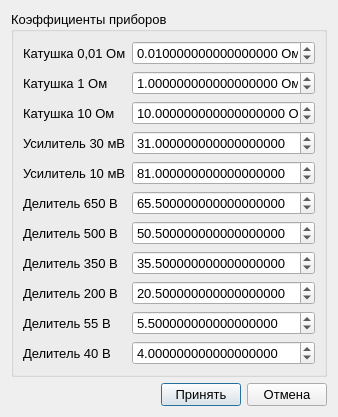
<?xml version="1.0" encoding="UTF-8"?>
<ui version="4.0">
 <class>shared_measure_parameters</class>
 <widget class="QDialog" name="shared_measure_parameters">
  <property name="geometry">
   <rect>
    <x>0</x>
    <y>0</y>
    <width>338</width>
    <height>388</height>
   </rect>
  </property>
  <property name="font">
   <font>
    <pointsize>10</pointsize>
   </font>
  </property>
  <property name="windowTitle">
   <string>Общие параметры для всех измерений</string>
  </property>
  <property name="windowIcon">
   <iconset resource="../resources/icons.qrc">
    <normaloff>:/icons/icons/settings.png</normaloff>:/icons/icons/settings.png</iconset>
  </property>
  <layout class="QVBoxLayout" name="verticalLayout">
   <item>
    <widget class="QGroupBox" name="groupBox">
     <property name="title">
      <string>Коэффициенты приборов</string>
     </property>
     <layout class="QGridLayout" name="gridLayout">
      <item row="9" column="0">
       <widget class="QLabel" name="label_10">
        <property name="text">
         <string>Делитель 55 В</string>
        </property>
       </widget>
      </item>
      <item row="3" column="1">
       <widget class="QDoubleSpinBox" name="mul_30_spinbox">
        <property name="sizePolicy">
         <sizepolicy hsizetype="Expanding" vsizetype="Fixed">
          <horstretch>0</horstretch>
          <verstretch>0</verstretch>
         </sizepolicy>
        </property>
        <property name="decimals">
         <number>18</number>
        </property>
        <property name="minimum">
         <double>0.000001000000000</double>
        </property>
        <property name="maximum">
         <double>1000.000000000000000</double>
        </property>
        <property name="singleStep">
         <double>0.100000000000000</double>
        </property>
        <property name="value">
         <double>31.000000000000000</double>
        </property>
       </widget>
      </item>
      <item row="8" column="0">
       <widget class="QLabel" name="label_8">
        <property name="text">
         <string>Делитель 200 В</string>
        </property>
       </widget>
      </item>
      <item row="7" column="1">
       <widget class="QDoubleSpinBox" name="div_350_spinbox">
        <property name="sizePolicy">
         <sizepolicy hsizetype="Expanding" vsizetype="Fixed">
          <horstretch>0</horstretch>
          <verstretch>0</verstretch>
         </sizepolicy>
        </property>
        <property name="decimals">
         <number>18</number>
        </property>
        <property name="minimum">
         <double>0.000001000000000</double>
        </property>
        <property name="maximum">
         <double>1000.000000000000000</double>
        </property>
        <property name="singleStep">
         <double>0.100000000000000</double>
        </property>
        <property name="value">
         <double>35.500000000000000</double>
        </property>
       </widget>
      </item>
      <item row="6" column="1">
       <widget class="QDoubleSpinBox" name="div_500_spinbox">
        <property name="sizePolicy">
         <sizepolicy hsizetype="Expanding" vsizetype="Fixed">
          <horstretch>0</horstretch>
          <verstretch>0</verstretch>
         </sizepolicy>
        </property>
        <property name="decimals">
         <number>18</number>
        </property>
        <property name="minimum">
         <double>0.000001000000000</double>
        </property>
        <property name="maximum">
         <double>1000.000000000000000</double>
        </property>
        <property name="singleStep">
         <double>0.100000000000000</double>
        </property>
        <property name="value">
         <double>50.500000000000000</double>
        </property>
       </widget>
      </item>
      <item row="4" column="0">
       <widget class="QLabel" name="label_5">
        <property name="text">
         <string>Усилитель 10 мВ</string>
        </property>
       </widget>
      </item>
      <item row="1" column="1">
       <widget class="QDoubleSpinBox" name="coil_1_spinbox">
        <property name="sizePolicy">
         <sizepolicy hsizetype="Expanding" vsizetype="Fixed">
          <horstretch>0</horstretch>
          <verstretch>0</verstretch>
         </sizepolicy>
        </property>
        <property name="suffix">
         <string> Ом</string>
        </property>
        <property name="decimals">
         <number>18</number>
        </property>
        <property name="minimum">
         <double>0.000001000000000</double>
        </property>
        <property name="maximum">
         <double>1000.000000000000000</double>
        </property>
        <property name="singleStep">
         <double>0.100000000000000</double>
        </property>
        <property name="value">
         <double>1.000000000000000</double>
        </property>
       </widget>
      </item>
      <item row="5" column="0">
       <widget class="QLabel" name="label_6">
        <property name="text">
         <string>Делитель 650 В</string>
        </property>
       </widget>
      </item>
      <item row="6" column="0">
       <widget class="QLabel" name="label_7">
        <property name="text">
         <string>Делитель 500 В</string>
        </property>
       </widget>
      </item>
      <item row="2" column="1">
       <widget class="QDoubleSpinBox" name="coil_10_spinbox">
        <property name="sizePolicy">
         <sizepolicy hsizetype="Expanding" vsizetype="Fixed">
          <horstretch>0</horstretch>
          <verstretch>0</verstretch>
         </sizepolicy>
        </property>
        <property name="suffix">
         <string> Ом</string>
        </property>
        <property name="decimals">
         <number>18</number>
        </property>
        <property name="minimum">
         <double>0.000001000000000</double>
        </property>
        <property name="maximum">
         <double>1000.000000000000000</double>
        </property>
        <property name="singleStep">
         <double>0.100000000000000</double>
        </property>
        <property name="value">
         <double>10.000000000000000</double>
        </property>
       </widget>
      </item>
      <item row="0" column="1">
       <widget class="QDoubleSpinBox" name="coil_001_spinbox">
        <property name="sizePolicy">
         <sizepolicy hsizetype="Expanding" vsizetype="Fixed">
          <horstretch>0</horstretch>
          <verstretch>0</verstretch>
         </sizepolicy>
        </property>
        <property name="suffix">
         <string> Ом</string>
        </property>
        <property name="decimals">
         <number>18</number>
        </property>
        <property name="minimum">
         <double>0.000001000000000</double>
        </property>
        <property name="maximum">
         <double>1000.000000000000000</double>
        </property>
        <property name="singleStep">
         <double>0.100000000000000</double>
        </property>
        <property name="value">
         <double>0.010000000000000</double>
        </property>
       </widget>
      </item>
      <item row="8" column="1">
       <widget class="QDoubleSpinBox" name="div_200_spinbox">
        <property name="sizePolicy">
         <sizepolicy hsizetype="Expanding" vsizetype="Fixed">
          <horstretch>0</horstretch>
          <verstretch>0</verstretch>
         </sizepolicy>
        </property>
        <property name="decimals">
         <number>18</number>
        </property>
        <property name="minimum">
         <double>0.000001000000000</double>
        </property>
        <property name="maximum">
         <double>1000.000000000000000</double>
        </property>
        <property name="singleStep">
         <double>0.100000000000000</double>
        </property>
        <property name="value">
         <double>20.500000000000000</double>
        </property>
       </widget>
      </item>
      <item row="3" column="0">
       <widget class="QLabel" name="label_4">
        <property name="text">
         <string>Усилитель 30 мВ</string>
        </property>
       </widget>
      </item>
      <item row="2" column="0">
       <widget class="QLabel" name="label_3">
        <property name="text">
         <string>Катушка 10 Ом</string>
        </property>
       </widget>
      </item>
      <item row="0" column="0">
       <widget class="QLabel" name="label">
        <property name="text">
         <string>Катушка 0,01 Ом</string>
        </property>
       </widget>
      </item>
      <item row="4" column="1">
       <widget class="QDoubleSpinBox" name="mul_10_spinbox">
        <property name="sizePolicy">
         <sizepolicy hsizetype="Expanding" vsizetype="Fixed">
          <horstretch>0</horstretch>
          <verstretch>0</verstretch>
         </sizepolicy>
        </property>
        <property name="decimals">
         <number>18</number>
        </property>
        <property name="minimum">
         <double>0.000001000000000</double>
        </property>
        <property name="maximum">
         <double>1000.000000000000000</double>
        </property>
        <property name="singleStep">
         <double>0.100000000000000</double>
        </property>
        <property name="value">
         <double>81.000000000000000</double>
        </property>
       </widget>
      </item>
      <item row="1" column="0">
       <widget class="QLabel" name="label_2">
        <property name="text">
         <string>Катушка 1 Ом</string>
        </property>
       </widget>
      </item>
      <item row="7" column="0">
       <widget class="QLabel" name="label_9">
        <property name="text">
         <string>Делитель 350 В</string>
        </property>
       </widget>
      </item>
      <item row="5" column="1">
       <widget class="QDoubleSpinBox" name="div_650_spinbox">
        <property name="sizePolicy">
         <sizepolicy hsizetype="Expanding" vsizetype="Fixed">
          <horstretch>0</horstretch>
          <verstretch>0</verstretch>
         </sizepolicy>
        </property>
        <property name="decimals">
         <number>18</number>
        </property>
        <property name="minimum">
         <double>0.000001000000000</double>
        </property>
        <property name="maximum">
         <double>1000.000000000000000</double>
        </property>
        <property name="singleStep">
         <double>0.100000000000000</double>
        </property>
        <property name="value">
         <double>65.500000000000000</double>
        </property>
       </widget>
      </item>
      <item row="10" column="0">
       <widget class="QLabel" name="label_11">
        <property name="text">
         <string>Делитель 40 В</string>
        </property>
       </widget>
      </item>
      <item row="9" column="1">
       <widget class="QDoubleSpinBox" name="div_55_spinbox">
        <property name="sizePolicy">
         <sizepolicy hsizetype="Expanding" vsizetype="Fixed">
          <horstretch>0</horstretch>
          <verstretch>0</verstretch>
         </sizepolicy>
        </property>
        <property name="prefix">
         <string/>
        </property>
        <property name="suffix">
         <string/>
        </property>
        <property name="decimals">
         <number>18</number>
        </property>
        <property name="minimum">
         <double>0.000001000000000</double>
        </property>
        <property name="maximum">
         <double>1000.000000000000000</double>
        </property>
        <property name="singleStep">
         <double>0.100000000000000</double>
        </property>
        <property name="value">
         <double>5.500000000000000</double>
        </property>
       </widget>
      </item>
      <item row="10" column="1">
       <widget class="QDoubleSpinBox" name="div_40_spinbox">
        <property name="sizePolicy">
         <sizepolicy hsizetype="Expanding" vsizetype="Fixed">
          <horstretch>0</horstretch>
          <verstretch>0</verstretch>
         </sizepolicy>
        </property>
        <property name="decimals">
         <number>18</number>
        </property>
        <property name="minimum">
         <double>0.000001000000000</double>
        </property>
        <property name="maximum">
         <double>1000.000000000000000</double>
        </property>
        <property name="singleStep">
         <double>0.100000000000000</double>
        </property>
        <property name="value">
         <double>4.000000000000000</double>
        </property>
       </widget>
      </item>
     </layout>
    </widget>
   </item>
   <item>
    <layout class="QHBoxLayout" name="buttons_layout">
     <item>
      <spacer name="horizontalSpacer_2">
       <property name="orientation">
        <enum>Qt::Horizontal</enum>
       </property>
       <property name="sizeHint" stdset="0">
        <size>
         <width>40</width>
         <height>20</height>
        </size>
       </property>
      </spacer>
     </item>
     <item>
      <widget class="QPushButton" name="accept_button">
       <property name="text">
        <string>Принять</string>
       </property>
       <property name="default">
        <bool>true</bool>
       </property>
      </widget>
     </item>
     <item>
      <widget class="QPushButton" name="cancel_button">
       <property name="text">
        <string>Отмена</string>
       </property>
      </widget>
     </item>
    </layout>
   </item>
  </layout>
 </widget>
 <tabstops>
  <tabstop>accept_button</tabstop>
  <tabstop>cancel_button</tabstop>
 </tabstops>
 <resources>
  <include location="../resources/icons.qrc"/>
 </resources>
 <connections/>
</ui>
